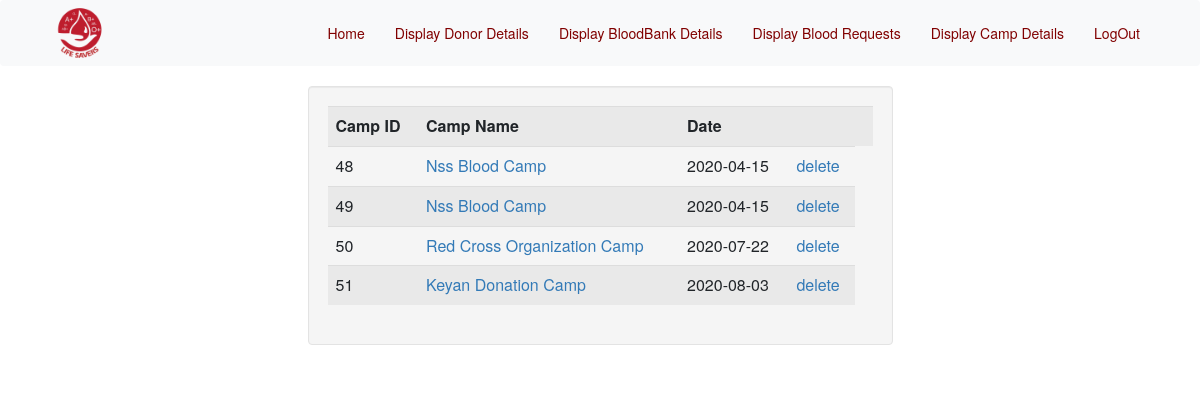
The app's page /Admin/displayowncamp.php (signed in) with its own data.
### tables this page shows
CREATE TABLE `camp_detail` (
  `camp_id` int(11) NOT NULL,
  `cname` varchar(50) DEFAULT NULL,
  `date_of_organization` date DEFAULT NULL,
  `bid` int(11) DEFAULT NULL,
  `place_of_organization` varchar(70) DEFAULT NULL,
  `doorno` varchar(10) DEFAULT NULL,
  `streetname` varchar(50) DEFAULT NULL,
  `district` varchar(50) DEFAULT NULL,
  `state` varchar(50) DEFAULT NULL,
  `city` varchar(50) DEFAULT NULL
);

### Admin/displayowncamp.php (the view, shortened to what this page needs)
<?php
include 'layout/header.php';
include 'layout/navbar.php';
?>
		<div class="row" id="display_donor">
			<div class="col-sm-3">
			</div>
		<div class="col-sm-6">
		<div class="well">
		<div class="table-responsive-sm table-striped">
			<table class="table thead-dark">
				<?php
 					$res=mysqli_query($link,"select * from camp_detail");
 				?>
				<tr>
					<th>Camp ID</th>
					<th>Camp Name</th>
					<th>Date</th>
					<th></th>
					<th></th>
				</tr>
				<?php
						while($row=mysqli_fetch_array($res))
 						{?>
					<tr>
 						<td><?php
 							echo $row["camp_id"];
 							?>
 						</td>
 						<td>
							<a href="displaycamp.php?id=<?= $row['camp_id']; ?>">
 							<?php
 							echo $row["cname"];
 							?></a>
 						</td>
 						<td>
							<?php
 							echo $row["date_of_organization"];
 							?>
 						</td>
						<td>
							<a href="deletecamp.php?cid=<?= $row['camp_id']; ?>">
 							delete</a>
						</td>
 					</tr>
 					<?php }?>
 			</table>
 		</div>
			</div>
 	</div>
	<div class="col-sm-3">
	</div>
 	</div>
</body>
</html>

### Admin/css/style.css (style rules this page uses)
* { margin:0; padding:0; }

### records on screen
camp_detail: camp_id "48", cname "Nss Blood Camp", date_of_organization "2020-04-15"
camp_detail: camp_id "49", cname "Nss Blood Camp", date_of_organization "2020-04-15"
camp_detail: camp_id "50", cname "Red Cross Organization Camp", date_of_organization "2020-07-22"
camp_detail: camp_id "51", cname "Keyan Donation Camp", date_of_organization "2020-08-03"
